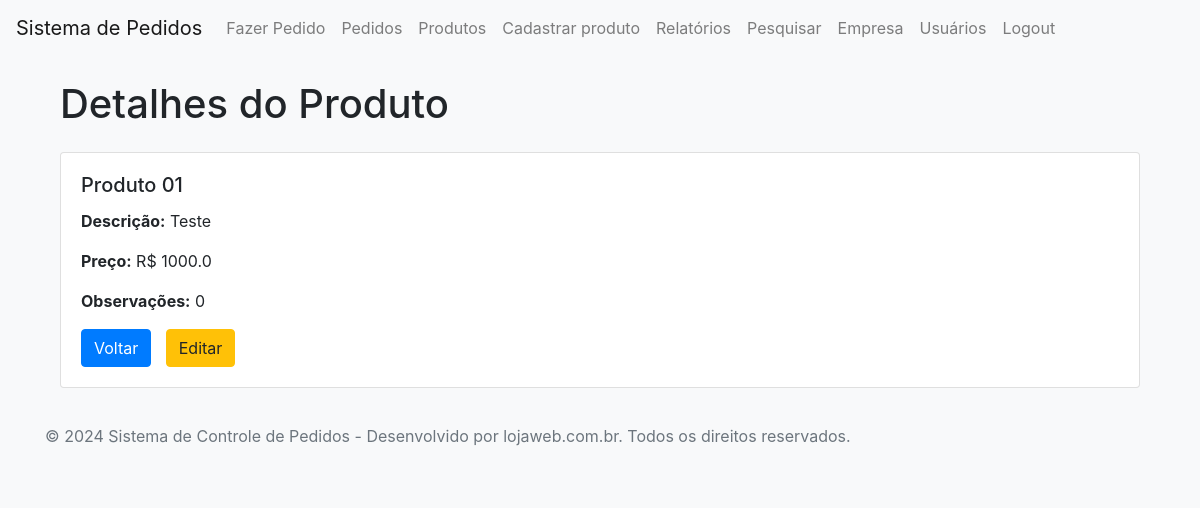
Page /view_produto/1 (signed in) on the committed database.
### tables this page shows
CREATE TABLE produtos (
                    id INTEGER PRIMARY KEY AUTOINCREMENT,
                    nome TEXT NOT NULL,
                    descricao TEXT NOT NULL,
                    preco REAL NOT NULL,
                    ativo INTEGER NOT NULL DEFAULT 1, disponibilidade INTEGER DEFAULT 1, observacoes TEXT);

### app.py (the view)
@app.route('/view_produto/<int:produto_id>')
@login_required
def view_produto(produto_id):
    conn = sqlite3.connect('db.sqlite3')
    c = conn.cursor()
    c.execute('SELECT * FROM produtos WHERE id=?', (produto_id,))
    produto = c.fetchone()
    conn.close()
    if produto:
        print(f"Produto carregado: {produto}")  # Log dos dados do produto
        return render_template('view_produto.html', produto=produto)
    else:
        flash('Produto não encontrado', 'danger')
        return redirect(url_for('produtos'))

### app.py (called while the page is built)
@app.before_request
def before_request():
    session.permanent = True
    app.permanent_session_lifetime = timedelta(minutes=1)
    session.modified = True
    if 'user_id' in session:
        now = datetime.now().timestamp()
        last_activity = session.get('last_activity', now)
        if now - last_activity > 60:  # 1 minuto de inatividade
            return logout()
        session['last_activity'] = now

def login_required(f):
    @wraps(f)
    def decorated_function(*args, **kwargs):
        if 'user_id' not in session:
            flash('Você precisa estar logado para acessar esta página.', 'danger')
            return redirect(url_for('login'))
        return f(*args, **kwargs)
    return decorated_function

### templates/view_produto.html (shortened to what this page needs)
{% extends "base.html" %}
{% block content %}
<div class="container mt-4">
    <h1 class="mb-4">Detalhes do Produto</h1>
    <div class="card">
        <div class="card-body">
            <h5 class="card-title">{{ produto[1] }}</h5>
            <p class="card-text"><strong>Descrição:</strong> {{ produto[2] }}</p>
            <p class="card-text"><strong>Preço:</strong> R$ {{ produto[3] }}</p>
            <p class="card-text"><strong>Observações:</strong> {{ produto[5] }}</p>
            <a href="{{ url_for('produtos') }}" class="btn btn-primary">Voltar</a>
            <a href="{{ url_for('editar_produto', produto_id=produto[0]) }}" class="btn btn-warning">Editar</a>
        </div>
    </div>
</div>
{% endblock %}

### static/css/styles.css (style rules this page uses)
body { background-color: #f8f9fa; }
.card { margin-top: 1rem; }
.container { margin-top: 20px; }
.btn { margin-right: 10px; }

### rows in the picture
produtos: nome "Produto 01", descricao "Teste", preco "1000.0", disponibilidade "0"

### other values in the picture
{{ empresa.nome if empresa else 'Sistema de Controle de Pedidos' }} "Sistema de Controle de Pedidos"
